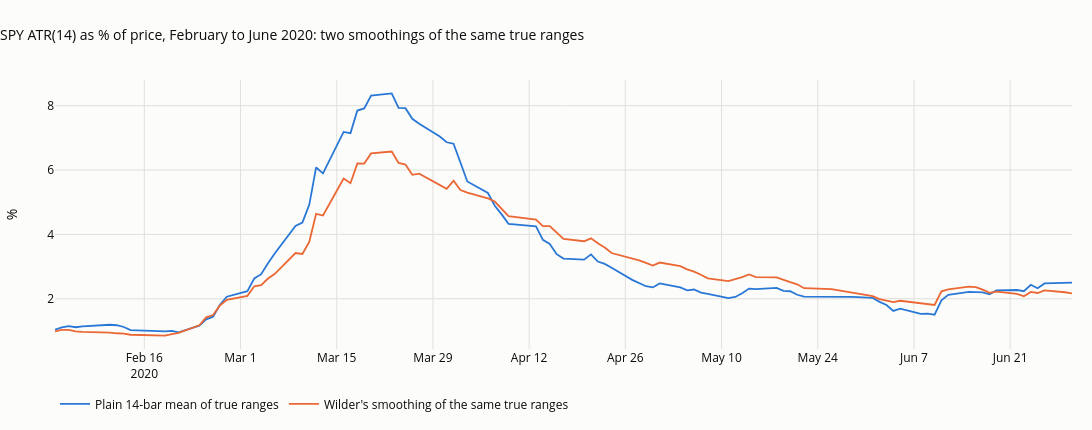

Here is the notebook cell this chart was saved with:
### Markdown cell above
**ATR two ways.** The long memory and warm-up of ATR come from Wilder's smoothing, not from the
true range. Below, the same true ranges are averaged two ways: a plain 14-bar mean, whose memory is
exactly 14 bars, and Wilder's smoothing, whose memory matches a 27-bar window. The difference
matters most around volatility spikes, which is when ATR-based position sizes change most.

### Code cell
tk = "SPY"
hh, ll, cc = H[tk].dropna(), L[tk].dropna(), C[tk].dropna()
tr_ = pd.concat([hh - ll, (hh - cc.shift()).abs(), (ll - cc.shift()).abs()], axis=1).max(axis=1)
atr_plain = tr_.rolling(14).mean() / cc
atr_wilder = tr_.ewm(alpha=1 / 14, adjust=False).mean() / cc
gap = (atr_wilder / atr_plain - 1).iloc[100:] * 100
print(f"SPY, Wilder vs plain ATR(14): median |gap| {gap.abs().median():.1f}%, 90th percentile {gap.abs().quantile(0.9):.1f}%, "
      f"range {gap.min():.1f}% to {gap.max():.1f}%;  correlation {atr_wilder.iloc[100:].corr(atr_plain.iloc[100:]):.3f}")
lo, hi = "2020-02-01", "2020-06-30"
print(f"Peak in 2020: plain {100 * atr_plain.loc[lo:hi].max():.2f}% on {atr_plain.loc[lo:hi].idxmax().date()}, "
      f"Wilder {100 * atr_wilder.loc[lo:hi].max():.2f}% on {atr_wilder.loc[lo:hi].idxmax().date()}")
fig = go.Figure()
fig.add_scatter(x=atr_plain.loc[lo:hi].index, y=100 * atr_plain.loc[lo:hi], name="Plain 14-bar mean of true ranges",
                mode="lines", line=dict(width=1.8, color=SERIES[0]))
fig.add_scatter(x=atr_wilder.loc[lo:hi].index, y=100 * atr_wilder.loc[lo:hi], name="Wilder's smoothing of the same true ranges",
                mode="lines", line=dict(width=1.8, color=SERIES[1]))
fig.update_layout(title="SPY ATR(14) as % of price, February to June 2020: two smoothings of the same true ranges",
                  yaxis_title="%", height=430, width=1100, margin=dict(t=80, b=70),
                  legend=dict(orientation="h", y=-0.15, x=0))
save_figure(fig, "12_07_atr_two_ways", FIG)
fig
